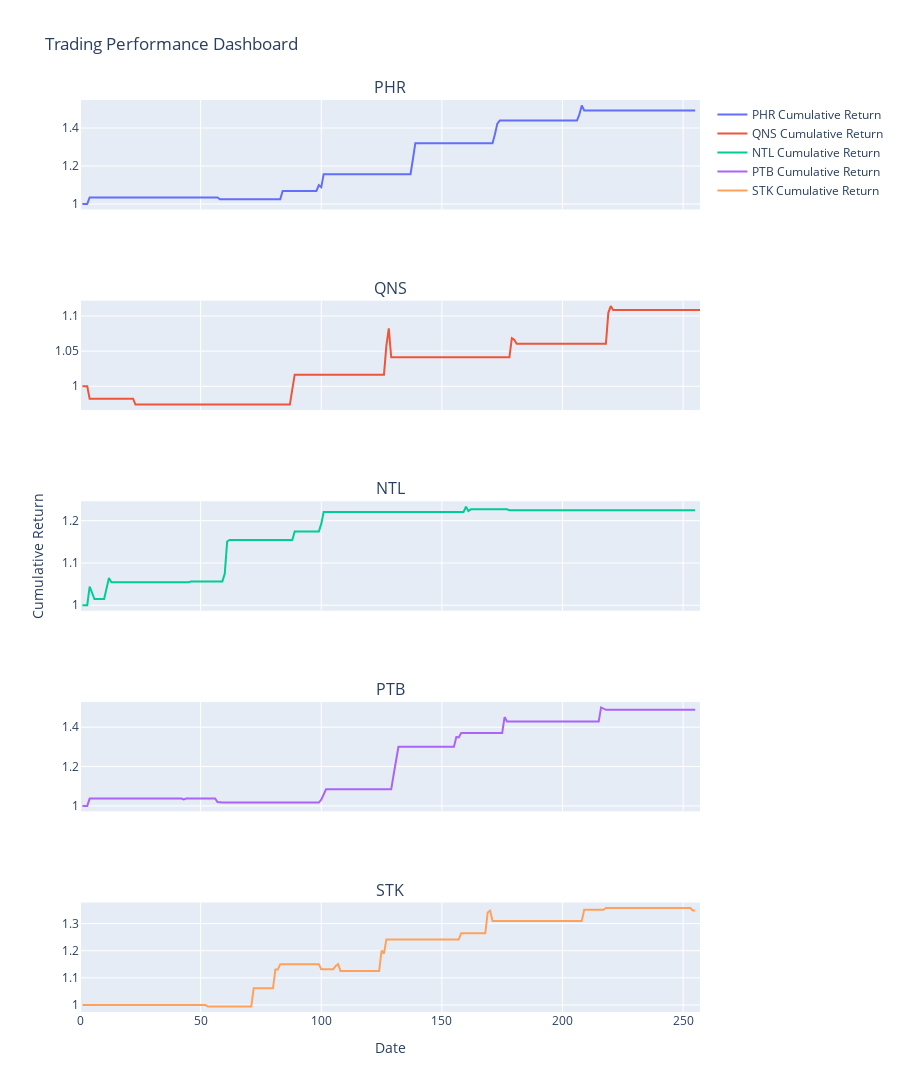

Notebook cell for this chart:
### Code cell
import plotly.graph_objs as go
import plotly.express as px
from plotly.subplots import make_subplots

def plot_trading_performance(symbols, start_date, end_date, resolution, weights):
    fig = make_subplots(rows=len(symbols), cols=1, shared_xaxes=True, subplot_titles=symbols)

    for i, symbol in enumerate(symbols):
        # Load data for each stock into a DataFrame
        data = vn.stock_historical_data(symbol=symbol, start_date=start_date, end_date=end_date, resolution=resolution, type="stock", beautify=True, decor=False, source='DNSE')
        # Generate buy and sell signals for each stock
        signals = generate_signals(data['close'])
        # Calculate trading performance for each stock
        cumulative_return, volatility = stock_trading_performance(data, signals)
        # Plot cumulative return
        fig.add_trace(go.Scatter(x=data.index, y=np.cumprod(1 + signals['Buy_Signal'] * (data['close'].pct_change())), mode='lines', name=f'{symbol} Cumulative Return'), row=i+1, col=1)
        
    fig.update_layout(height=600*len(symbols), title_text="Trading Performance Dashboard")
    fig.update_yaxes(title_text="Cumulative Return", row=len(symbols)//2+1, col=1)
    fig.update_xaxes(title_text="Date", row=len(symbols), col=1)
    fig.show()

# Call the function to plot trading performance
plot_trading_performance(symbols, start_date, end_date, resolution, weights)

### Figure 1 — Plotly figure (JSON) as saved in the notebook; plotly's stock layout.template omitted (floating-point values rounded to 4 significant figures; data arrays with more than 128 entries replaced by an {"elided": "..."} marker saying what was removed)
{"data": [{"mode": "lines", "name": "PHR Cumulative Return", "type": "scatter", "x": {"elided": "256 int values"}, "xaxis": "x", "y": {"elided": "256 float values"}, "yaxis": "y"}, {"mode": "lines", "name": "QNS Cumulative Return", "type": "scatter", "x": {"elided": "258 int values"}, "xaxis": "x2", "y": {"elided": "258 float values"}, "yaxis": "y2"}, {"mode": "lines", "name": "NTL Cumulative Return", "type": "scatter", "x": {"elided": "256 int values"}, "xaxis": "x3", "y": {"elided": "256 float values"}, "yaxis": "y3"}, {"mode": "lines", "name": "PTB Cumulative Return", "type": "scatter", "x": {"elided": "256 int values"}, "xaxis": "x4", "y": {"elided": "256 float values"}, "yaxis": "y4"}, {"mode": "lines", "name": "STK Cumulative Return", "type": "scatter", "x": {"elided": "256 int values"}, "xaxis": "x5", "y": {"elided": "256 float values"}, "yaxis": "y5"}], "layout": {"annotations": [{"font": {"size": 16}, "showarrow": false, "text": "PHR", "x": 0.5, "xanchor": "center", "xref": "paper", "y": 1, "yanchor": "bottom", "yref": "paper"}, {"font": {"size": 16}, "showarrow": false, "text": "QNS", "x": 0.5, "xanchor": "center", "xref": "paper", "y": 0.78, "yanchor": "bottom", "yref": "paper"}, {"font": {"size": 16}, "showarrow": false, "text": "NTL", "x": 0.5, "xanchor": "center", "xref": "paper", "y": 0.56, "yanchor": "bottom", "yref": "paper"}, {"font": {"size": 16}, "showarrow": false, "text": "PTB", "x": 0.5, "xanchor": "center", "xref": "paper", "y": 0.34, "yanchor": "bottom", "yref": "paper"}, {"font": {"size": 16}, "showarrow": false, "text": "STK", "x": 0.5, "xanchor": "center", "xref": "paper", "y": 0.12, "yanchor": "bottom", "yref": "paper"}], "height": 3000, "title": {"text": "Trading Performance Dashboard"}, "xaxis": {"anchor": "y", "domain": [0, 1], "matches": "x5", "showticklabels": false}, "xaxis2": {"anchor": "y2", "domain": [0, 1], "matches": "x5", "showticklabels": false}, "xaxis3": {"anchor": "y3", "domain": [0, 1], "matches": "x5", "showticklabels": false}, "xaxis4": {"anchor": "y4", "domain": [0, 1], "matches": "x5", "showticklabels": false}, "xaxis5": {"anchor": "y5", "domain": [0, 1], "title": {"text": "Date"}}, "yaxis": {"anchor": "x", "domain": [0.88, 1]}, "yaxis2": {"anchor": "x2", "domain": [0.66, 0.78]}, "yaxis3": {"anchor": "x3", "domain": [0.44, 0.56], "title": {"text": "Cumulative Return"}}, "yaxis4": {"anchor": "x4", "domain": [0.22, 0.34]}, "yaxis5": {"anchor": "x5", "domain": [0, 0.12]}}}
